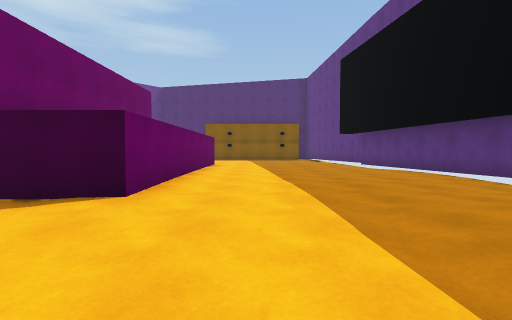
[1] (above)

16 first-person views from a walk through a Unity game level. The camera is 1.3 m above the floor, tilts 2° down and sees 85° across. The floor is counted in squares, 2 m on a side. Each view is taken from the middle of a square. On the plan, view 1 faces up. The plan holds only what a view shows up to about 9 squares ahead; the rest is blank. Surface patterns are stand-ins for the level's own textures.

[2]
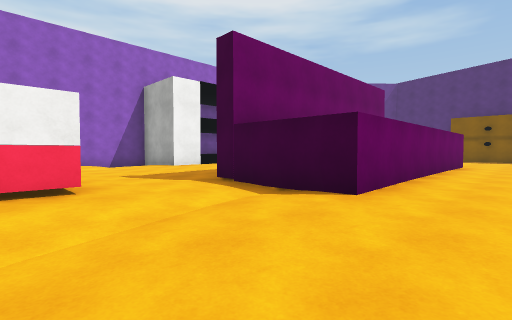

[3]
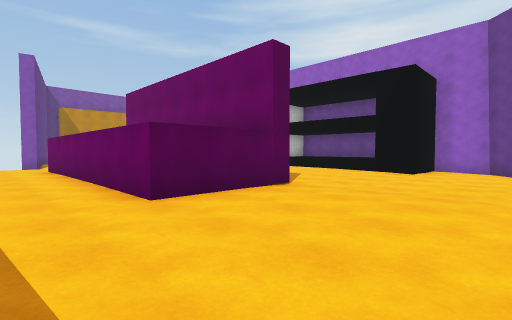

[4]
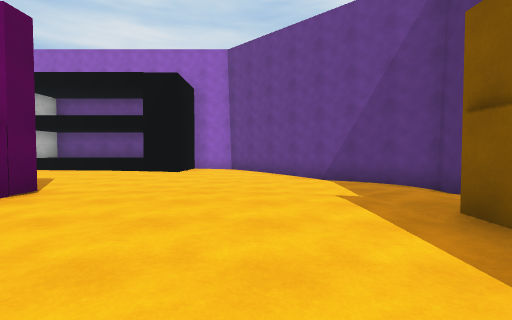

[5]
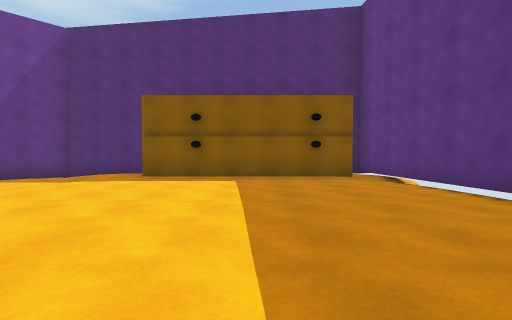

[6]
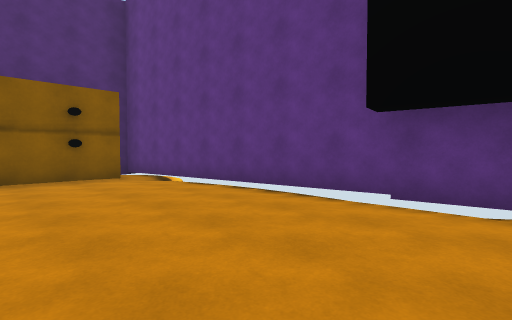

[7]
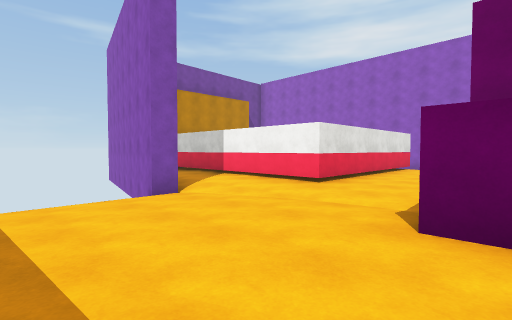

[8]
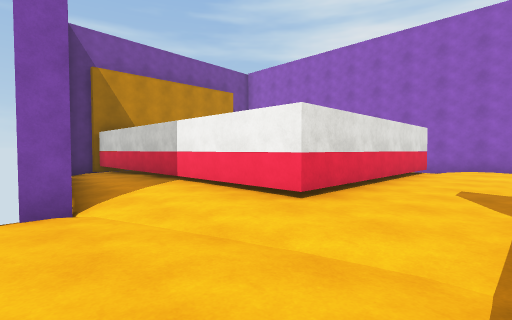

[9]
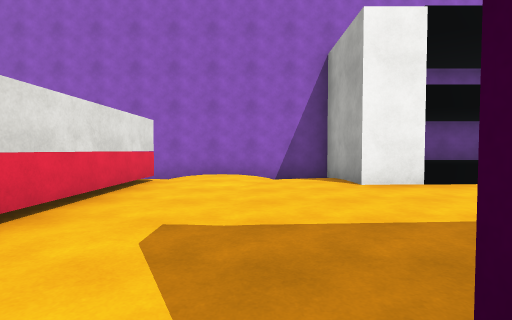

[10]
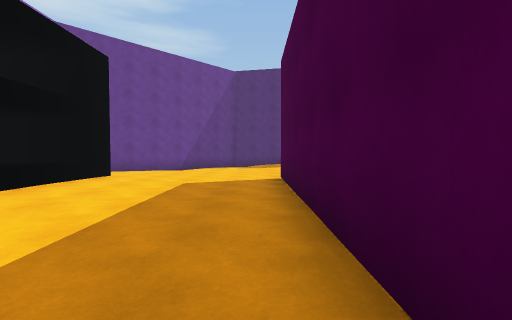

[11]
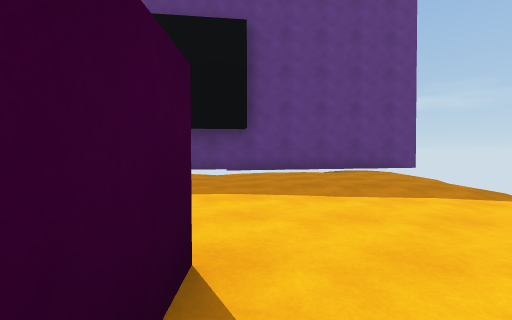

[12]
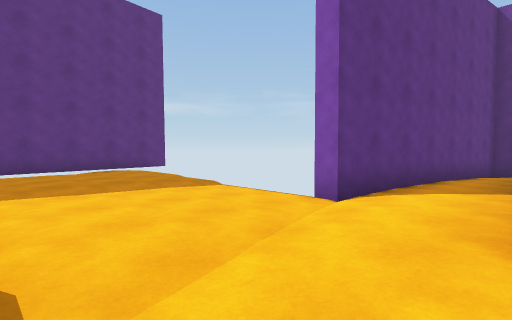

[13]
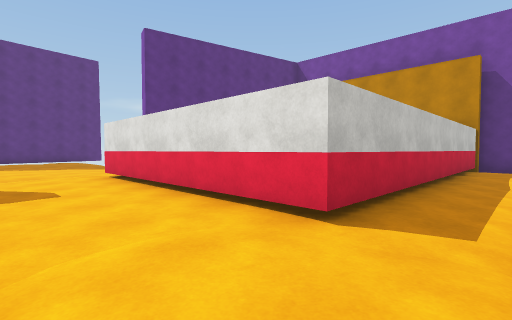

[14]
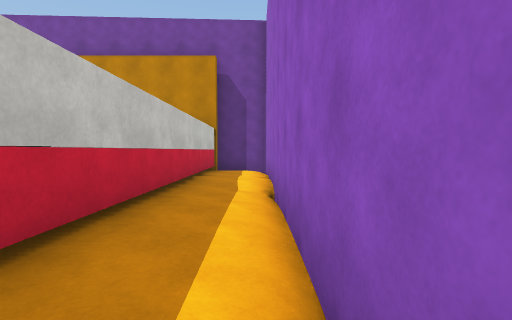

[15]
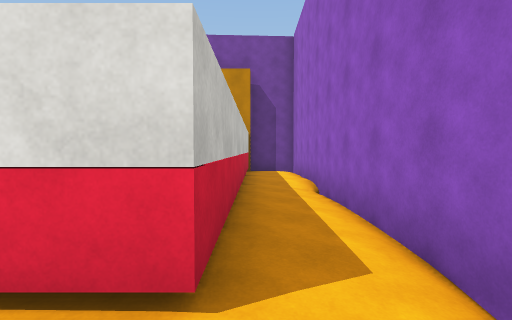

[16]
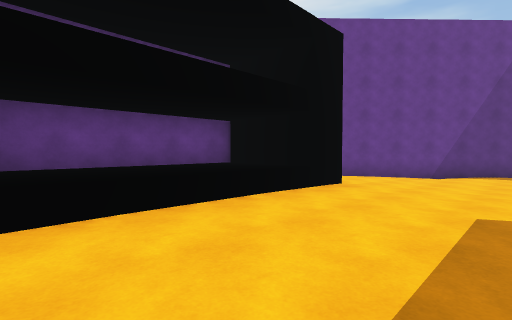

### Floor plan
Key: @ floor where view 1 was taken; # wall or solid block; . main floor; - floor 0.25 m lower than the main floor; _ floor 0.5 m lower than the main floor; / step, stairs or slope; ^ raised ledge.
Columns run from 12 left of view 1 to 5 right of it. Each row starts with its distance up from view 1.
 18     ######    ###
 17    ##_-/.######.#
 16   ##/--//.#..#./#
 15  ##_----.......-#
 14 ##------........#
 13 #-------........#
 12  -------........#
 11  ###............#
 10  ^^^....###.....#
  9  ^^^....###.....##
  8  ^^^....###......#
  7  ^^^....###......#
  6  ###....###......#
  5 ####....###......#
  4 #/......###.....-#
  3 #/.......-.......#
  2 #........--......#
  1 #/.######.---/...#
  0 #/.######.--@/./.#
 -1 #/.#    #.///////#
 -2 #/.#    #.#      #
 -3 #/.#    #.#
 -4 #/.#    #.#
 -5 #/.#    #-#
 -6 #/.#    #-#
 -7 #/.#    ###
 -8 ####

Positions as (right, up) in squares from view 1, and headings:
1: (0, 0), facing up
2: (0, 0), facing up-left
3: (0, 14), facing down-left
4: (0, 14), facing left
5: (0, 9), facing up
6: (0, 9), facing up-right
7: (1, 4), facing down-left
8: (-1, 3), facing down-left
9: (-4, 3), facing left
10: (-5, 4), facing up
11: (-3, 3), facing right
12: (-4, 3), facing down-right
13: (-11, 3), facing down-right
14: (-11, 1), facing down
15: (-10, 2), facing down
16: (-6, 6), facing up-left
